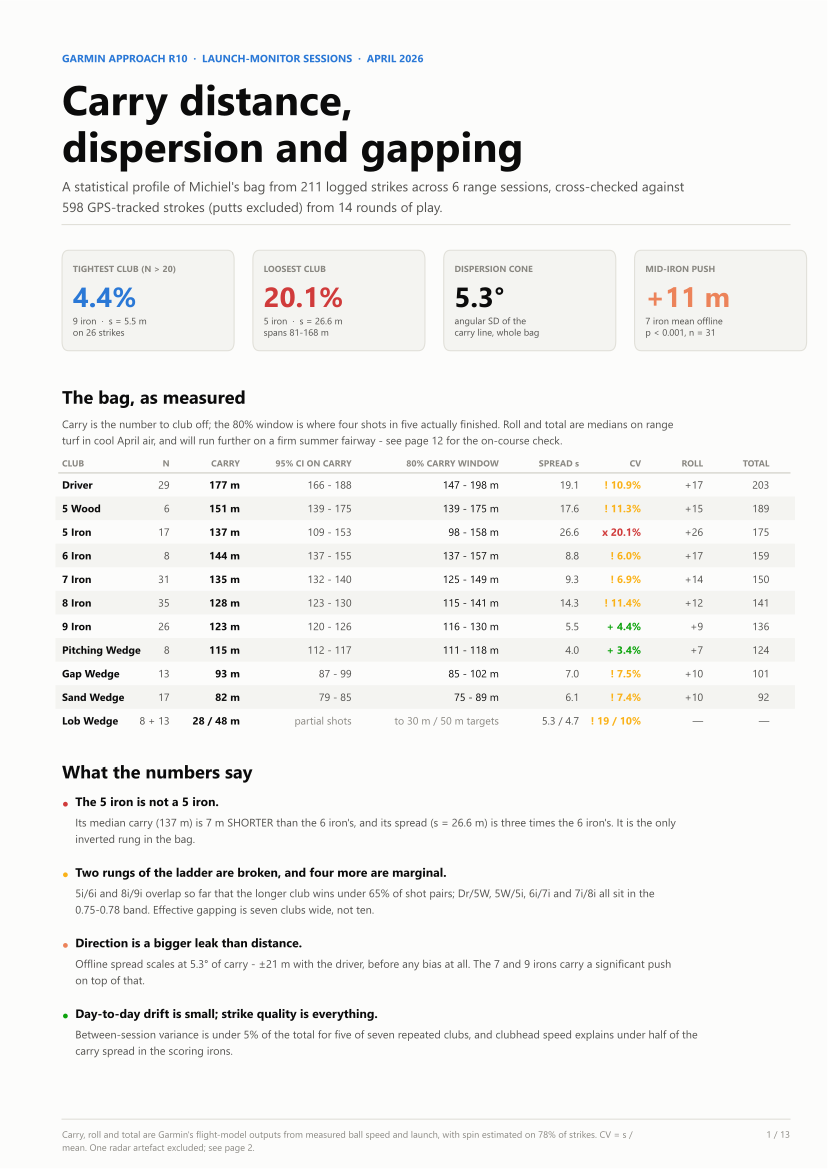

Source code (Python):
#!/usr/bin/env python3
"""
Distance and dispersion report - Garmin Approach R10 launch-monitor data.

Reads  : data.xlsx (sheet "Michiel"), shotscope/golf_shots.csv
Writes : distance_report.pdf

    python distance_report.py [--player Michiel] [--out distance_report.pdf]
"""
from __future__ import annotations

import argparse
import textwrap
import warnings

import numpy as np
import pandas as pd
import matplotlib as mpl
import matplotlib.pyplot as plt
from matplotlib.backends.backend_pdf import PdfPages
from matplotlib.lines import Line2D
from matplotlib.patches import Ellipse, FancyBboxPatch, Polygon, Rectangle
from matplotlib.ticker import MaxNLocator
from scipy import stats
import statsmodels.api as sm
import statsmodels.formula.api as smf
from sklearn.mixture import GaussianMixture

warnings.filterwarnings("ignore")

# ---------------------------------------------------------------- palette ---
# Light-surface instance of the reference data-viz palette. The categorical
# slots used here (blue / orange / aqua) validate on all pairs: worst CVD
# dE 9.2, worst normal-vision dE 24.0. Status colours below 3:1 against this
# surface always travel with a glyph and a word, never colour alone.
SURFACE, PLANE = "#fcfcfb", "#f4f4f1"
INK, INK2, MUTED = "#0b0b0b", "#52514e", "#898781"
GRID, AXIS = "#e1e0d9", "#c3c2b7"
S1, S2, S3 = "#2a78d6", "#eb6834", "#1baf7a"
BLUE_100, BLUE_250, BLUE_550 = "#cde2fb", "#86b6ef", "#1c5cab"
GOOD, WARNING, SERIOUS, CRITICAL = "#0ca30c", "#fab219", "#ec835a", "#d03b3b"

mpl.rcParams.update({
    "font.family": ["Segoe UI", "DejaVu Sans"],
    "font.size": 8.5,
    "axes.facecolor": SURFACE,
    "figure.facecolor": SURFACE,
    "savefig.facecolor": SURFACE,
    "axes.edgecolor": AXIS,
    "axes.labelcolor": INK2,
    "axes.labelsize": 7.6,
    "axes.linewidth": 0.7,
    "xtick.color": MUTED,
    "ytick.color": MUTED,
    "xtick.labelsize": 7.0,
    "ytick.labelsize": 7.0,
    "grid.color": GRID,
    "grid.linewidth": 0.6,
    "grid.linestyle": "-",
    "legend.frameon": False,
    "legend.fontsize": 7.2,
    "pdf.fonttype": 42,
})

A4 = (8.27, 11.69)
PW_PT, PH_PT = 8.27 * 72, 11.69 * 72
L, R = 0.075, 0.955
COL = R - L
RNG = np.random.default_rng(20260422)
BOOT = 20000

CLUB_ORDER = ["Driver", "5 Wood", "5 Iron", "6 Iron", "7 Iron", "8 Iron",
              "9 Iron", "Pitching Wedge", "Gap Wedge", "Sand Wedge"]
SHORT = {"Driver": "Dr", "5 Wood": "5W", "5 Iron": "5i", "6 Iron": "6i",
         "7 Iron": "7i", "8 Iron": "8i", "9 Iron": "9i",
         "Pitching Wedge": "PW", "Gap Wedge": "GW", "Sand Wedge": "SW",
         "Lob Wedge": "LW"}


# ================================================== typography & chrome ====
def _chars(size, frac):
    """Characters that fit in `frac` of the page width at `size` pt."""
    return max(8, int(frac * PW_PT / (0.495 * size)))


def wrap_lines(text, size, frac):
    n = _chars(size, frac)
    out = []
    for block in str(text).split("\n"):
        out.extend(textwrap.wrap(block, n) or [""])
    return out


def lead(size, ls=1.5):
    return size * ls / PH_PT


def para(fig, x, y, text, size=7.8, color=INK2, frac=COL, ls=1.5,
         weight="normal"):
    """Draw wrapped text from the top-left; return the y below the block."""
    lines = wrap_lines(text, size, frac)
    lh = lead(size, ls)
    for i, ln in enumerate(lines):
        fig.text(x, y - i * lh, ln, fontsize=size, color=color, va="top",
                 weight=weight)
    return y - len(lines) * lh


def heading(fig, x, y, text, size=11, color=INK):
    fig.text(x, y, text, fontsize=size, color=color, weight="bold", va="top")
    return y - lead(size, 1.9)


def rule(fig, y, x0=L, x1=R, color=GRID, lw=0.8):
    fig.add_artist(Line2D([x0, x1], [y, y], transform=fig.transFigure,
                          color=color, lw=lw, zorder=1))


def header(fig, kicker, title, sub=None):
    fig.text(L, 0.963, kicker.upper(), color=S1, fontsize=7.4, weight="bold")
    fig.text(L, 0.949, title, color=INK, fontsize=16.5, weight="bold", va="top")
    y = 0.920
    if sub:
        y = para(fig, L, y, sub, size=8.6, color=INK2, frac=COL, ls=1.45)
    rule(fig, y - 0.012)
    return y - 0.030


def footer(fig, n, total, note=""):
    rule(fig, 0.042)
    if note:
        para(fig, L, 0.032, note, size=6.7, color=MUTED, frac=0.80, ls=1.4)
    fig.text(R, 0.032, f"{n} / {total}", color=MUTED, fontsize=6.7,
             va="top", ha="right")


def style(ax, xgrid=False, ygrid=True):
    ax.set_facecolor(SURFACE)
    for s in ("top", "right"):
        ax.spines[s].set_visible(False)
    for s in ("left", "bottom"):
        ax.spines[s].set_color(AXIS)
    ax.grid(ygrid, axis="y", zorder=0)
    ax.grid(xgrid, axis="x", zorder=0)
    ax.set_axisbelow(True)
    ax.tick_params(length=2.5, width=0.6)
    return ax


def tile(fig, x, y, w, h, value, label, note=None, color=INK, vsize=20):
    fig.add_artist(FancyBboxPatch(
        (x, y), w, h, transform=fig.transFigure, zorder=0,
        boxstyle="round,pad=0,rounding_size=0.008", fc=PLANE, ec=GRID, lw=0.8))
    fig.text(x + 0.013, y + h - 0.013, label.upper(), fontsize=6.4,
             color=MUTED, weight="bold", va="top")
    fig.text(x + 0.013, y + h - 0.031, value, fontsize=vsize, color=color,
             weight="bold", va="top")
    if note:
        fig.text(x + 0.013, y + 0.011, note, fontsize=6.7, color=INK2,
                 va="bottom", linespacing=1.35)


def C(label, dx, align="l", w=None):
    return dict(label=label, dx=dx, al=align, w=w)


_HA = {"l": "left", "r": "right", "c": "center"}


def draw_table(fig, x, y, cols, rows, size=7.2, head=6.4, zebra=True,
               width=None, pad=0.0062, ls=1.38):
    """Flow-laid table. Cells are str or (str, colour, weight); a column with
    `w` set wraps to that fraction of page width and grows the row."""
    width = COL if width is None else width
    lh = lead(size, ls)
    for c in cols:
        fig.text(x + c["dx"], y, c["label"], fontsize=head, color=MUTED,
                 weight="bold", ha=_HA[c["al"]], va="baseline")
    rule(fig, y - 0.0055, x - 0.004, x + width, AXIS, 0.7)
    yy = y - 0.0055
    for i, row in enumerate(rows):
        prepared, nlines = [], 1
        for c, cell in zip(cols, row):
            txt, col, wt = (cell if isinstance(cell, tuple)
                            else (cell, INK if c["al"] == "l" else INK2, "normal"))
            lines = wrap_lines(txt, size, c["w"]) if c["w"] else [str(txt)]
            nlines = max(nlines, len(lines))
            prepared.append((c, lines, col, wt))
        rowh = nlines * lh + pad
        if zebra and i % 2 == 1:
            fig.add_artist(Rectangle((x - 0.008, yy - rowh), width + 0.014, rowh,
                                     transform=fig.transFigure, fc=PLANE,
                                     ec="none", zorder=0))
        base = yy - pad * 0.55 - lh * 0.72
        for c, lines, col, wt in prepared:
            for j, ln in enumerate(lines):
                fig.text(x + c["dx"], base - j * lh, ln, fontsize=size,
                         color=col, weight=wt, ha=_HA[c["al"]], va="baseline")
        yy -= rowh
    return yy - 0.004


def bullets(fig, x, y, items, hsize=8.7, bsize=7.8, frac=None, gap=0.012):
    """items: (headline, colour, body). Dot + bold headline + wrapped body."""
    frac = COL - 0.016 if frac is None else frac
    for headline, col, body in items:
        fig.text(x, y - 0.0018, "●", color=col, fontsize=8, va="top")
        fig.text(x + 0.016, y, headline, color=INK, fontsize=hsize,
                 weight="bold", va="top")
        y = para(fig, x + 0.016, y - lead(hsize, 1.75), body, size=bsize,
                 color=INK2, frac=frac) - gap
    return y


def numbered(fig, x, y, items, hsize=9.5, bsize=7.8, gap=0.014):
    """items: (n, headline, colour, body)."""
    for num, headline, col, body in items:
        fig.add_artist(FancyBboxPatch(
            (x, y - 0.0195), 0.020, 0.0195, transform=fig.transFigure, zorder=2,
            boxstyle="round,pad=0,rounding_size=0.004", fc=col, ec="none"))
        fig.text(x + 0.010, y - 0.0104, num, color="#ffffff", fontsize=8.2,
                 weight="bold", ha="center", va="center")
        fig.text(x + 0.030, y, headline, color=INK, fontsize=hsize,
                 weight="bold", va="top")
        y = para(fig, x + 0.030, y - lead(hsize, 1.7), body, size=bsize,
                 color=INK2, frac=COL - 0.030) - gap
    return y


# ================================================================= data ====
def load(player):
    raw = pd.read_excel("data.xlsx", player)
    raw["dt"] = pd.to_datetime(raw["Date"].str[:17], format="%m/%d/%y %H:%M:%S",
                               errors="coerce")
    raw["session"] = raw["dt"].dt.date
    artefact = raw[raw["Club Speed [km/h]"] >= 200]
    df = raw[raw["Club Speed [km/h]"] < 200].copy()
    df["intent"] = np.where(
        df["Club Type"] == "Lob Wedge",
        np.where(df["Note"].astype(str).str.contains("30"), "LW30", "LW50"),
        "full")
    return raw, df, df[df.intent == "full"].copy(), artefact


def hodges_lehmann(x):
    x = np.asarray(x, float)
    w = (x[:, None] + x[None, :]) / 2
    return float(np.median(w[np.triu_indices_from(w)]))


def tolerance_k(n, p=0.80, g=0.90):
    """Two-sided normal tolerance factor: content p at confidence g (Howe)."""
    z = stats.norm.ppf((1 + p) / 2)
    return float(np.sqrt(((n - 1) * (1 + 1 / n) * z ** 2)
                         / stats.chi2.ppf(1 - g, n - 1)))


def carry(full, c):
    return full.loc[full["Club Type"] == c, "Carry Distance [m]"].values


def lateral(full, c):
    return full.loc[full["Club Type"] == c, "Carry Deviation Distance [m]"].values


def club_table(full):
    rows = []
    for c in CLUB_ORDER:
        x, y = carry(full, c), lateral(full, c)
        n = len(x)
        bs = x[RNG.integers(0, n, (BOOT, n))]
        med_ci = np.percentile(np.median(bs, 1), [2.5, 97.5])
        sd_ci = np.percentile(bs.std(1, ddof=1), [2.5, 97.5])
        g = full[full["Club Type"] == c]
        cov = np.cov(np.vstack([y, x]))
        k = tolerance_k(n)
        rows.append(dict(
            club=c, n=n, avg=x.mean(), med=float(np.median(x)),
            hl=hodges_lehmann(x), tr10=stats.trim_mean(x, 0.1),
            sd=x.std(ddof=1),
            madsd=stats.median_abs_deviation(x, scale="normal"),
            iqr=float(np.subtract(*np.percentile(x, [75, 25]))),
            cv=100 * x.std(ddof=1) / x.mean(),
            skw=stats.skew(x, bias=False), krt=stats.kurtosis(x, bias=False),
            sw_p=stats.shapiro(x).pvalue,
            med_lo=med_ci[0], med_hi=med_ci[1],
            sd_lo=sd_ci[0], sd_hi=sd_ci[1],
            p05=np.percentile(x, 5), p10=np.percentile(x, 10),
            p25=np.percentile(x, 25), p75=np.percentile(x, 75),
            p90=np.percentile(x, 90), lo=x.min(), hi=x.max(), k=k,
            ti_lo=x.mean() - k * x.std(ddof=1),
            ti_hi=x.mean() + k * x.std(ddof=1),
            lat_mean=y.mean(), lat_sd=y.std(ddof=1), lat_med=float(np.median(y)),
            lat_p=stats.wilcoxon(y).pvalue if len(y) > 5 else np.nan,
            rho=float(np.corrcoef(y, x)[0, 1]),
            ell90=float(np.pi * 4.605 * np.sqrt(np.linalg.det(cov)) / 10000),
            ang_sd=g["Carry Deviation Angle [deg]"].std(ddof=1),
            roll=float((g["Total Distance [m]"] - g["Carry Distance [m]"]).median()),
            total=float(g["Total Distance [m]"].median()),
            sessions=g["session"].nunique()))
    return pd.DataFrame(rows).set_index("club").loc[CLUB_ORDER]


def gap_verdict(g):
    """One rule, used by the ladder chart and the ladder table alike."""
    if g.gap < 0:
        return CRITICAL, "x", "inverted - longer club is shorter"
    if g.pi < 0.70:
        return CRITICAL, "x", "not separated - one club of range"
    if g.pi < 0.80:
        return WARNING, "!", "marginal - shorter wins 1 in 4"
    if g.gap > 20:
        return WARNING, "!", "separated, but step is oversized"
    return GOOD, "+", "clean rung"


def gap_table(full):
    rows = []
    for a, b in zip(CLUB_ORDER[:-1], CLUB_ORDER[1:]):
        xa, xb = carry(full, a), carry(full, b)
        ba = xa[RNG.integers(0, len(xa), (BOOT, len(xa)))]
        bb = xb[RNG.integers(0, len(xb), (BOOT, len(xb)))]
        ci = np.percentile(np.median(ba, 1) - np.median(bb, 1), [2.5, 97.5])
        sp = np.sqrt(((len(xa) - 1) * xa.var(ddof=1)
                      + (len(xb) - 1) * xb.var(ddof=1))
                     / (len(xa) + len(xb) - 2))
        rows.append(dict(
            a=a, b=b, gap=float(np.median(xa) - np.median(xb)),
            lo=ci[0], hi=ci[1],
            pi=float((xa[:, None] > xb[None, :]).mean()),
            d=(xa.mean() - xb.mean()) / sp,
            p=stats.mannwhitneyu(xa, xb, alternative="two-sided").pvalue))
    return pd.DataFrame(rows)


def variance_components(full):
    out = {}
    for c in CLUB_ORDER:
        g = full[full["Club Type"] == c].rename(
            columns={"Carry Distance [m]": "carry"})
        ns = g["session"].nunique()
        if ns < 2:
            out[c] = (np.nan, g["carry"].std(ddof=1), np.nan, ns)
            continue
        try:
            m = smf.mixedlm("carry ~ 1", g, groups=g["session"]).fit(reml=True)
            vb, vw = max(float(m.cov_re.iloc[0, 0]), 0.0), float(m.scale)
            out[c] = (np.sqrt(vb), np.sqrt(vw), vb / (vb + vw), ns)
        except Exception:
            out[c] = (np.nan, g["carry"].std(ddof=1), np.nan, ns)
    return out


def strike_r2(full):
    out = {}
    for c in CLUB_ORDER:
        g = full[full["Club Type"] == c]
        if len(g) < 10:
            continue
        y = g["Carry Distance [m]"]
        out[c] = (
            sm.OLS(y, sm.add_constant(g[["Ball Speed [km/h]"]])).fit().rsquared,
            sm.OLS(y, sm.add_constant(g[["Ball Speed [km/h]",
                                         "Launch Angle [deg]",
                                         "Spin Rate [rpm]"]])).fit().rsquared)
    return out


def oncourse():
    d = pd.read_csv("shotscope/golf_shots.csv")
    d = d[(d.stroke_type == "Hit") & (d.club != "Putter")]
    rows = []
    for c, g in d.groupby("club"):
        x = g["distance_m"].values.reshape(-1, 1)
        if len(x) < 20:
            continue
        gm = GaussianMixture(2, random_state=0, n_init=10).fit(x)
        mu, w = gm.means_.ravel(), gm.weights_
        sd = np.sqrt(gm.covariances_.ravel())
        top = int(np.argmax(mu))
        rows.append(dict(club=c, n=len(x), mu_full=mu[top], sd_full=sd[top],
                         w_full=w[top], mu_part=mu[1 - top],
                         n_full=int((gm.predict(x) == top).sum())))
    return d, pd.DataFrame(rows).set_index("club")


def flagcv(cv):
    if cv <= 6:
        return "+", GOOD
    if cv <= 12:
        return "!", WARNING
    return "x", CRITICAL


# ================================================================ pages ====
TOTAL = 13


def p01_cover(fig, D):
    t, lw = D["t"], D["lw"]
    fig.text(L, 0.947,
             "GARMIN APPROACH R10  ·  LAUNCH-MONITOR SESSIONS  ·  APRIL 2026",
             color=S1, fontsize=7.6, weight="bold")
    fig.text(L, 0.928, "Carry distance,", color=INK, fontsize=30,
             weight="bold", va="top")
    fig.text(L, 0.888, "dispersion and gapping", color=INK, fontsize=30,
             weight="bold", va="top")
    para(fig, L, 0.845,
         f"A statistical profile of {D['player']}'s bag from {D['n_used']} logged "
         f"strikes across {len(D['sessions'])} range sessions, cross-checked "
         f"against {D['n_course']} GPS-tracked strokes (putts excluded) from "
         f"{D['n_rounds']} rounds of play.", size=9.6, color=INK2, ls=1.55)
    rule(fig, 0.808)

    w, h, gp = 0.208, 0.086, 0.0227
    y = 0.700
    nine, five = t.loc["9 Iron"], t.loc["5 Iron"]
    tile(fig, L, y, w, h, f"{nine.cv:.1f}%", "tightest club (n > 20)",
         f"9 iron  ·  s = {nine.sd:.1f} m\non {int(nine.n)} strikes", S1)
    tile(fig, L + w + gp, y, w, h, f"{five.cv:.1f}%", "loosest club",
         f"5 iron  ·  s = {five.sd:.1f} m\nspans {five.lo:.0f}-{five.hi:.0f} m",
         CRITICAL)
    tile(fig, L + 2 * (w + gp), y, w, h, f"{D['cone']:.1f}°", "dispersion cone",
         "angular SD of the\ncarry line, whole bag", INK)
    tile(fig, L + 3 * (w + gp), y, w, h, f"+{t.loc['7 Iron'].lat_mean:.0f} m",
         "mid-iron push", "7 iron mean offline\np < 0.001, n = 31", SERIOUS)

    y = heading(fig, L, 0.666, "The bag, as measured", 13)
    y = para(fig, L, y + 0.004,
             "Carry is the number to club off; the 80% window is where four shots in five actually finished. "
             "Roll and total are medians on range turf in cool April air, and will run further on a firm "
             "summer fairway - see page 12 for the on-course check.", size=7.8, frac=0.86)

    cols = [C("CLUB", 0.0), C("N", 0.130, "r"), C("CARRY", 0.215, "r"),
            C("95% CI ON CARRY", 0.350, "r"), C("80% CARRY WINDOW", 0.528, "r"),
            C("SPREAD s", 0.625, "r"), C("CV", 0.700, "r"),
            C("ROLL", 0.775, "r"), C("TOTAL", 0.855, "r")]
    rows = []
    for c in CLUB_ORDER:
        r = t.loc[c]
        mk, col = flagcv(r.cv)
        rows.append([(c, INK, "bold"), f"{int(r.n)}", (f"{r.med:.0f} m", INK, "bold"),
                     f"{r.med_lo:.0f} - {r.med_hi:.0f}",
                     (f"{r.p10:.0f} - {r.p90:.0f} m", INK, "normal"),
                     f"{r.sd:.1f}", (f"{mk} {r.cv:.1f}%", col, "bold"),
                     f"+{r.roll:.0f}", f"{r.total:.0f}"])
    rows.append([("Lob Wedge", INK, "bold"), f"{lw['n30']} + {lw['n50']}",
                 (f"{lw['m30']:.0f} / {lw['m50']:.0f} m", INK, "bold"),
                 ("partial shots", MUTED, "normal"),
                 ("to 30 m / 50 m targets", MUTED, "normal"),
                 f"{lw['s30']:.1f} / {lw['s50']:.1f}",
                 (f"! {lw['cv30']:.0f} / {lw['cv50']:.0f}%", WARNING, "bold"),
                 "—", "—"])
    y = draw_table(fig, L, y - 0.012, cols, rows, size=7.6, ls=1.55)

    y = heading(fig, L, y - 0.024, "What the numbers say", 13)
    bullets(fig, L, y + 0.002, [
        ("The 5 iron is not a 5 iron.", CRITICAL,
         f"Its median carry ({t.loc['5 Iron'].med:.0f} m) is "
         f"{t.loc['6 Iron'].med - t.loc['5 Iron'].med:.0f} m SHORTER than the 6 iron's, "
         f"and its spread (s = {t.loc['5 Iron'].sd:.1f} m) is three times the 6 iron's. "
         "It is the only inverted rung in the bag."),
        ("Two rungs of the ladder are broken, and four more are marginal.", WARNING,
         "5i/6i and 8i/9i overlap so far that the longer club wins under 65% of shot pairs; Dr/5W, 5W/5i, "
         "6i/7i and 7i/8i all sit in the 0.75-0.78 band. Effective gapping is seven clubs wide, not ten."),
        ("Direction is a bigger leak than distance.", SERIOUS,
         f"Offline spread scales at {D['cone']:.1f}° of carry - "
         f"±{t.loc['Driver'].lat_sd:.0f} m with the driver, before any bias at all. "
         "The 7 and 9 irons carry a significant push on top of that."),
        ("Day-to-day drift is small; strike quality is everything.", GOOD,
         "Between-session variance is under 5% of the total for five of seven repeated clubs, and clubhead "
         "speed explains under half of the carry spread in the scoring irons."),
    ], hsize=8.8, bsize=7.9, gap=0.014)

    footer(fig, 1, TOTAL,
           "Carry, roll and total are Garmin's flight-model outputs from measured ball speed and launch, with "
           "spin estimated on 78% of strikes. CV = s / mean. One radar artefact excluded; see page 2.")


def p02_method(fig, D):
    y = header(fig, "Page 2", "Data, exclusions and method",
               f"Every number in this report comes from {D['n_used']} usable strikes logged over six range "
               "sessions between 11 and 19 April 2026. This page states what was kept, what was dropped, and "
               "which estimator is used where - so any figure can be reproduced or contested.")

    y = heading(fig, L, y, "The sample", 11.5)
    cols = [C("SESSION", 0.0), C("SHOTS", 0.155, "r"), C("CLUBS", 0.225, "r"),
            C("AIR DENSITY", 0.345, "r"), C("TEMP", 0.415, "r"),
            C("RH", 0.465, "r"), C("SESSION NOTE", 0.505, "l", 0.375)]
    rows = []
    for s, g in D["df"].groupby("session"):
        rows.append([s.strftime("%a %d %b %Y"), f"{len(g)}",
                     f"{g['Club Type'].nunique()}",
                     f"{g['Air Density [g/L]'].mean():.3f} g/L",
                     f"{g['Temperature [deg C]'].mean():.1f} °C",
                     f"{g['Relative Humidity [%]'].mean():.0f}%",
                     (str(g["Note"].dropna().iloc[0]) if g["Note"].notna().any()
                      else "—")])
    y = draw_table(fig, L, y, cols, rows, size=7.3)

    a = D["artefact"]
    y = heading(fig, L, y - 0.016, "Exclusions and stratification", 11.5)
    y = bullets(fig, L, y + 0.002, [
        ("1 shot removed - radar artefact", CRITICAL,
         f"A “Sand Wedge” logged at {a['Club Speed [km/h]'].iloc[0]:.1f} km/h of club speed and "
         f"{a['Ball Speed [km/h]'].iloc[0]:.1f} km/h of ball speed, carrying "
         f"{a['Carry Distance [m]'].iloc[0]:.0f} m. That club speed is "
         f"{a['Club Speed [km/h]'].iloc[0] - D['max_cs']:.0f} km/h above the fastest driver swing in the "
         "file, so it is a sensor fault rather than a mishit. It is the only shot removed."),
        ("21 lob-wedge shots split out, not pooled", WARNING,
         "Both LW blocks were hit to a nominated target (“Goal: carry 30”, “Goal: carry 50”). "
         "They are two distance-control samples with different means by design; pooling them would "
         "manufacture a bimodal “distribution” that describes nothing. They are analysed on page 11 "
         "and excluded from the gapping ladder."),
        ("0 mishits removed - deliberately", GOOD,
         "The thinned 8 iron (63.9 m carry off a normal 167 km/h ball speed at a 4.3° launch), the "
         "chunked 5 iron (smash 1.00) and the skied driver (7 680 rpm) all stay in. They are strikes you will "
         "repeat on the course, and a yardage built on your good swings only is a yardage that is short when "
         "it matters. Where they distort a moment, the robust twin is reported beside it."),
    ], hsize=8.6, bsize=7.7, gap=0.008)

    y = heading(fig, L, y - 0.014, "Estimators used, and why", 11.5)
    cols = [C("QUANTITY", 0.0, "l", 0.155), C("ESTIMATOR", 0.175, "l", 0.305),
            C("RATIONALE", 0.500, "l", 0.380)]
    rows = [
        ["Typical carry", "Median; H-L and a 10% trimmed mean alongside",
         "Carry is left-skewed: a mishit loses 40 m, a flush one gains 8."],
        ["Spread", "SD and MAD-based SD (1.4826 × MAD)",
         "SD far above MAD-SD means the tail is wide, not the body."],
        ["Uncertainty", "Non-parametric bootstrap, 20 000 resamples",
         "No distributional assumption, and honest at n = 8."],
        ["Planning window", "Empirical p10-p90 and an 80/90 tolerance interval",
         "It covers 80% of future shots with 90% confidence."],
        ["Club separation", "P(A > B) over all shot pairs, plus Mann-Whitney U",
         "“How often does the longer club win” is the real question."],
        ["Two-way dispersion", "50% and 90% covariance ellipses (chi-square, 2 df)",
         "Carry and offline error are correlated in the wedges."],
        ["Day-to-day drift", "Random-intercept model on session (REML), with ICC",
         "Separates “the club changed” from “that swing was poor”."],
        ["On-course distance", "Two-component Gaussian mixture on GPS shot length",
         "Course data mixes full swings with layups and chips."],
    ]
    y = draw_table(fig, L, y, cols, rows, size=7.4)

    y = heading(fig, L, y - 0.016,
                "Three caveats worth carrying through the report", 11.5)
    y = para(fig, L, y + 0.002,
             "•  Carry is modelled, not measured.  The R10 measures ball speed and launch, then flies the "
             "ball through a model. Spin was estimated rather than measured on 165 of 211 strikes, so part of "
             "the carry spread here is the model's sensitivity to that estimate rather than ball flight. "
             "Treat it as an upper bound on true dispersion.", size=7.7)
    y = para(fig, L, y - 0.007,
             "•  n is small for half the bag.  Five clubs have fewer than 18 strikes. A spread estimated "
             "from 8 shots has a 95% interval running from 0.66× to 2.04× the number you computed - a "
             "threefold range. Page 5 shows which conclusions survive that and which do not.", size=7.7)
    para(fig, L, y - 0.007,
         "•  Range air was cool and dense.  Session air density ran 1.19-1.23 g/L at 13-21 °C. Warm "
         "summer air is nearer 1.16 g/L, worth roughly +2% of carry - part of the on-course gap on page 12, "
         "and not separable there from turf roll.", size=7.7)

    footer(fig, 2, TOTAL,
           "Source: data.xlsx, sheet “Michiel”, rows 1-212, and shotscope/golf_shots.csv. "
           "Analysis: distance_report.py.")


def p03_distributions(fig, D):
    t, full = D["t"], D["full"]
    header(fig, "Page 3", "Where every shot finished",
           "One row per club, ordered by median carry. The heavy bar is the interquartile range, the thin "
           "whisker the 10th to 90th percentile, and every logged strike is drawn behind it. The width of a "
           "row is the club's honest yardage - not the number stamped on its sole.")

    ax = fig.add_axes([0.145, 0.352, R - 0.145, 0.512])
    style(ax, xgrid=True, ygrid=False)
    order = t.sort_values("med").index.tolist()
    for i, c in enumerate(order):
        r = t.loc[c]
        x = carry(full, c)
        ax.scatter(x, i + RNG.normal(0, 0.085, len(x)), s=9, color=S1,
                   alpha=0.30, lw=0, zorder=3)
        ax.plot([r.p10, r.p90], [i, i], color=BLUE_550, lw=1.4, zorder=4,
                solid_capstyle="butt")
        ax.plot([r.p25, r.p75], [i, i], color=BLUE_550, lw=6.5, zorder=5,
                solid_capstyle="butt")
        ax.scatter([r.med], [i], s=46, color=SURFACE, zorder=6, lw=0)
        ax.scatter([r.med], [i], s=22, color=INK, zorder=7, lw=0)
        ax.text(r.p90 + 3, i, f"{r.med:.0f} m", fontsize=7.6, color=INK,
                weight="bold", va="center")
        ax.text(229, i, f"n = {int(r.n)}", fontsize=6.9, color=MUTED,
                va="center", ha="right")
    ax.set_yticks(range(len(order)))
    ax.set_yticklabels(order, fontsize=8.2, color=INK)
    ax.set_xlabel("Carry distance (m)")
    ax.set_xlim(55, 231)
    ax.set_ylim(-0.75, len(order) - 0.25)

    y = heading(fig, L, 0.312, "Reading the rows", 11.5)
    bullets(fig, L, y + 0.002, [
        ("The 5 iron row is four times as wide as the 6 iron row, and sits to the left of it.", CRITICAL,
         "Two clusters are visible inside it - the 11 April session (median 109 m) and the 16 April session "
         "(median 148 m). Page 10 tests whether that is a day effect or a strike effect."),
        ("The 8 iron's left whisker reaches 63.9 m while its box is only 11 m wide.", WARNING,
         "That single thinned strike doubles the club's SD. It is why this report carries a robust spread "
         "beside the classical one everywhere, rather than choosing between them."),
        ("The 9 iron and pitching wedge rows are narrower than the gaps around them.", GOOD,
         "Those two clubs are trustworthy to the metre. Nothing else in the bag is, and much of what follows "
         "is an account of why."),
        ("Wherever two boxes share ground on the x axis, the clubs are interchangeable.", SERIOUS,
         "Between the 5 and 6 irons, and between the 8 and 9 irons, the overlap is most of the box. That is "
         "the gapping problem, quantified on page 7."),
    ], hsize=8.4, bsize=7.8, gap=0.011)

    footer(fig, 3, TOTAL,
           "Lob wedge omitted: both its blocks were partial shots to a nominated target, and appear on page 11 "
           "instead. Vertical jitter is cosmetic and carries no information.")


def p04_shape(fig, D):
    t, full = D["t"], D["full"]
    nfail = int((t.sw_p < 0.05).sum())
    word = {1: "One", 2: "Two", 3: "Three"}.get(nfail, str(nfail))
    y = header(fig, "Page 4", "The shape of each distribution",
               f"Whether a club's carry is normal decides which interval you may quote. {word} of the ten "
               "clubs fails the test, and it fails through the left tail - which is exactly the tail that "
               "matters when the question is whether a shot will carry.")

    cols = [C("CLUB", 0.0), C("N", 0.125, "r"), C("MEAN", 0.185, "r"),
            C("MEDIAN", 0.25, "r"), C("H-L", 0.31, "r"), C("TRIM 10%", 0.38, "r"),
            C("s", 0.435, "r"), C("MAD-s", 0.50, "r"), C("s / MAD-s", 0.585, "r"),
            C("SKEW", 0.65, "r"), C("EX. KURT", 0.725, "r"),
            C("SHAPIRO-WILK p", 0.825, "r"), C("NORMAL?", 0.822, "l")]
    rows = []
    for c in CLUB_ORDER:
        r = t.loc[c]
        ratio = r.sd / r.madsd
        ok = r.sw_p >= 0.05
        rows.append([
            (c, INK, "bold"), f"{int(r.n)}", f"{r.avg:.1f}",
            (f"{r.med:.1f}", INK, "bold"), f"{r.hl:.1f}", f"{r.tr10:.1f}",
            f"{r.sd:.1f}", f"{r.madsd:.1f}",
            (f"{ratio:.2f}", CRITICAL if ratio > 1.25 else INK2,
             "bold" if ratio > 1.25 else "normal"),
            (f"{r.skw:+.2f}", CRITICAL if abs(r.skw) > 1 else INK2, "normal"),
            (f"{r.krt:+.2f}", CRITICAL if r.krt > 2 else INK2, "normal"),
            f"{r.sw_p:.4f}" if r.sw_p >= 0.0001 else "<0.0001",
            (("+  yes" if ok else "x  no"), GOOD if ok else CRITICAL, "bold")])
    y = draw_table(fig, L, y, cols, rows, size=7.3)

    y = heading(fig, L, y - 0.024, "Normal quantile plots", 11)
    para(fig, L, y + 0.002,
         "Clubs with at least 13 strikes. Points on the line are normal; a hook down at the left is a mishit "
         "tail.", size=7.6)

    panels = [c for c in CLUB_ORDER if t.loc[c].n >= 13]
    pw, ph, gx, gy = 0.1983, 0.113, 0.0293, 0.050
    y0 = y - 0.032 - ph
    for i, c in enumerate(panels[:8]):
        rr, cc = divmod(i, 4)
        ax = fig.add_axes([L + cc * (pw + gx), y0 - rr * (ph + gy), pw, ph])
        style(ax)
        x = carry(full, c)
        (osm, osr), (slope, inter, _) = stats.probplot(x, dist="norm")
        ax.plot(osm, slope * osm + inter, color=AXIS, lw=1.0, zorder=2)
        ax.scatter(osm, osr, s=10, color=S1, lw=0, alpha=0.85, zorder=3)
        p = t.loc[c].sw_p
        ax.set_title(f"{c}   n = {len(x)}", fontsize=7.8, color=INK,
                     weight="bold", loc="left", pad=3)
        ax.text(0.97, 0.06, f"W p = {p:.3f}" if p >= 0.001 else "W p < 0.001",
                transform=ax.transAxes, ha="right", fontsize=6.6,
                color=CRITICAL if p < 0.05 else MUTED, weight="bold")
        if rr == 1:
            ax.set_xlabel("theoretical quantile", fontsize=6.6, labelpad=1)
        if cc == 0:
            ax.set_ylabel("carry (m)", fontsize=6.6, labelpad=1)

    y = heading(fig, L, y0 - (ph + gy) - 0.030, "What the departures mean", 11)
    y = para(fig, L, y + 0.002,
             "The 8 iron fails hardest, and it fails on one shot: skew −2.22 with excess kurtosis +9.62 "
             "is the signature of a single extreme point, not of a wide body. Its s/MAD-s ratio of 1.30 says "
             "the same thing from the other side - drop the tail and it is a ±11 m club, keep it and it "
             "is a ±14 m club. Both are true and they answer different questions: use the robust number "
             "to judge your striking, the classical one to decide whether to take on a carry.", size=7.8)
    para(fig, L, y - 0.008,
         "The driver's mild left skew (−0.53) is the ordinary shape of a full-swing distribution and does "
         "not fail the test. The 5 iron's flat kurtosis (−1.04) is not a heavy tail either - it is the "
         "signature of two sessions sitting at different means, which page 10 confirms.", size=7.8)

    footer(fig, 4, TOTAL,
           "Shapiro-Wilk at α = 0.05 with no multiplicity correction; across ten tests, expect roughly "
           "one false rejection every two reports of this size. H-L is the Hodges-Lehmann pseudomedian.")


def p05_uncertainty(fig, D):
    t = D["t"]
    y = header(fig, "Page 5", "How much of this is real",
               "Every number on page 3 is an estimate from a handful of swings. These are their 95% bootstrap "
               "intervals. Where an interval is wide, the club has not been measured - it has been glimpsed.")

    order = t.sort_values("med").index.tolist()
    ax = fig.add_axes([L + 0.030, y - 0.278, 0.375, 0.250])
    style(ax, xgrid=True, ygrid=False)
    for i, c in enumerate(order):
        r = t.loc[c]
        ax.plot([r.med_lo, r.med_hi], [i, i], color=S1, lw=1.6, zorder=3,
                solid_capstyle="round")
        ax.scatter([r.med], [i], s=34, color=SURFACE, lw=0, zorder=4)
        ax.scatter([r.med], [i], s=17, color=BLUE_550, lw=0, zorder=5)
    ax.set_yticks(range(len(order)))
    ax.set_yticklabels([SHORT[c] for c in order], fontsize=7.6, color=INK)
    ax.set_xlabel("Median carry, 95% bootstrap CI (m)")
    ax.set_title("Where the club's centre is", fontsize=9.5, color=INK,
                 weight="bold", loc="left", pad=6)
    ax.set_ylim(-0.7, len(order) - 0.3)

    ax2 = fig.add_axes([L + 0.505, y - 0.278, 0.375, 0.250])
    style(ax2, xgrid=True, ygrid=False)
    for i, c in enumerate(order):
        r = t.loc[c]
        ax2.plot([r.sd_lo, r.sd_hi], [i, i], color=S2, lw=1.6, zorder=3,
                 solid_capstyle="round")
        ax2.scatter([r.sd], [i], s=34, color=SURFACE, lw=0, zorder=4)
        ax2.scatter([r.sd], [i], s=17, color=S2, lw=0, zorder=5)
        ax2.text(r.sd_hi + 0.9, i, f"{r.sd:.1f}", fontsize=6.8, color=INK2,
                 va="center")
    ax2.set_yticks(range(len(order)))
    ax2.set_yticklabels([SHORT[c] for c in order], fontsize=7.6, color=INK)
    ax2.set_xlabel("Carry SD, 95% bootstrap CI (m)")
    ax2.set_title("How wide the club is", fontsize=9.5, color=INK,
                  weight="bold", loc="left", pad=6)
    ax2.set_ylim(-0.7, len(order) - 0.3)
    ax2.set_xlim(0, 37)

    y = heading(fig, L, y - 0.322,
                "The centre is well pinned; the spread is not", 11)
    y = para(fig, L, y + 0.002,
             "Median carry is known to within ±3 m on the well-sampled clubs (7i, 9i, PW) and to "
             "±20 m on the 5 iron. But the SD intervals on the right overlap almost universally: on this "
             "data you cannot claim the 6 iron is a tighter club than the 8 iron, only that the 5 iron is "
             "looser than everything. Spread needs far more shots than centre does - the table below is why.",
             size=7.8)

    y = heading(fig, L, y - 0.020, "What a sample of n buys you", 11)
    cols = [C("SHOTS n", 0.0), C("CLUBS AT THIS n", 0.145),
            C("95% CI FOR σ, AS A MULTIPLE OF THE OBSERVED s", 0.555, "r"),
            C("WIDTH", 0.615, "r"), C("VERDICT", 0.645)]
    rows = []
    for n in (6, 8, 13, 17, 26, 31, 35, 50, 75, 100):
        lo = np.sqrt((n - 1) / stats.chi2.ppf(0.975, n - 1))
        hi = np.sqrt((n - 1) / stats.chi2.ppf(0.025, n - 1))
        clubs = ", ".join(SHORT[c] for c in CLUB_ORDER if int(t.loc[c].n) == n)
        ratio = hi / lo
        if ratio > 2.5:
            v, col, mk = "spread essentially unmeasured", CRITICAL, "x"
        elif ratio > 1.9:
            v, col, mk = "spread indicative only", CRITICAL, "x"
        elif ratio > 1.55:
            v, col, mk = "spread usable for ranking clubs", WARNING, "!"
        else:
            v, col, mk = "spread usable as a planning number", GOOD, "+"
        rows.append([(f"n = {n}", INK, "bold"),
                     (clubs if clubs else "—", INK2, "normal"),
                     f"{lo:.2f}×  to  {hi:.2f}×", f"{ratio:.1f}×",
                     (f"{mk}  {v}", col, "bold")])
    y = draw_table(fig, L, y, cols, rows, size=7.4)

    y = heading(fig, L, y - 0.024, "The practical consequence", 11)
    para(fig, L, y + 0.002,
         "To state a club's dispersion to within ±20% - tight enough to track whether practice is working "
         "- you need roughly 50 strikes of that club, gathered across at least three sessions so the day "
         "effect sits inside the estimate rather than confounded with it. Only the 8 iron (35) and 7 iron (31) "
         "come close. A hundred-ball session spread over ten clubs measures nothing about any of them; the "
         "same hundred balls over two clubs measures both properly. If you take one number from this page: "
         "rotate a two-club block rather than a ten-club buffet, and five sessions will give you publishable "
         "dispersion on the whole bag.", size=7.8)

    footer(fig, 5, TOTAL,
           "The two panels are different quantities on different scales and are deliberately drawn as two "
           "charts rather than one with two axes. The CI for σ assumes normality; on the club that fails "
           "page 4's test the true interval is wider still.")


def p06_intervals(fig, D):
    t = D["t"]
    y = header(fig, "Page 6", "The number to club off",
               "A median is what a club does on average; it is not what to aim with. These are prediction "
               "windows - the observed middle 80% of shots, and the interval that covers 80% of future shots "
               "with 90% confidence given how little data stands behind it.")

    order = t.sort_values("med").index.tolist()
    ax = fig.add_axes([0.145, y - 0.340, R - 0.145, 0.296])
    style(ax, xgrid=True, ygrid=False)
    for i, c in enumerate(order):
        r = t.loc[c]
        ax.plot([r.ti_lo, r.ti_hi], [i + 0.18, i + 0.18], color=S2, lw=3.4,
                solid_capstyle="butt", zorder=3)
        ax.plot([r.p10, r.p90], [i - 0.18, i - 0.18], color=S1, lw=3.4,
                solid_capstyle="butt", zorder=3)
        ax.scatter([r.med], [i], s=30, color=SURFACE, lw=0, zorder=5)
        ax.scatter([r.med], [i], s=15, color=INK, lw=0, zorder=6)
        ax.text(247, i, f"{r.ti_hi - r.ti_lo:.0f} m wide", fontsize=6.9,
                color=INK2, va="center", ha="right")
    ax.set_yticks(range(len(order)))
    ax.set_yticklabels(order, fontsize=8, color=INK)
    ax.set_xlabel("Carry distance (m)")
    ax.set_xlim(60, 248)
    ax.set_ylim(-0.8, len(order) - 0.2)
    ax.legend(handles=[
        Line2D([], [], color=S1, lw=3.4, label="Observed middle 80% (p10-p90)"),
        Line2D([], [], color=S2, lw=3.4,
               label="80/90 tolerance interval - covers 80% of future shots"),
        Line2D([], [], color=INK, lw=0, marker="o", ms=4, label="Median")],
        loc="lower left", bbox_to_anchor=(0.0, 1.005), ncol=3, handlelength=1.6,
        borderpad=0.1)

    y = heading(fig, L, y - 0.374,
                "The two intervals disagree, and the gap is the sample size", 11)
    y = para(fig, L, y + 0.002,
             "For the 7 iron (n = 31) the tolerance interval is 29 m wide against an observed 24 m - a modest "
             "premium for uncertainty. For the 5 wood (n = 6) it is 86 m wide against an observed 35 m. That "
             "is not a wild club; it is a club about which almost nothing is known. Quote the blue bar when "
             "describing what has happened, and the orange bar when committing to a carry over trouble.",
             size=7.8)

    y = heading(fig, L, y - 0.020, "Carry-over-hazard numbers", 11)
    y = para(fig, L, y + 0.002,
             "The 10th percentile is the honest answer to “will it clear?” - it fails one shot in ten; "
             "the 5th is the number for water.", size=7.6)
    cols = [C("CLUB", 0.0), C("N", 0.115, "r"), C("MEDIAN CARRY", 0.215, "r"),
            C("p25", 0.285, "r"), C("p10 · CLEARS 9 IN 10", 0.415, "r"),
            C("p05 · CLEARS 19 IN 20", 0.565, "r"),
            C("SHORTEST LOGGED", 0.675, "r"), C("TOLERANCE FLOOR", 0.785, "r"),
            C("SAFETY MARGIN", 0.798, "l")]
    rows = []
    for c in CLUB_ORDER:
        r = t.loc[c]
        loss = r.med - r.p10
        mk, col = (("+", GOOD) if loss <= 10 else
                   ("!", WARNING) if loss <= 18 else ("x", CRITICAL))
        rows.append([(c, INK, "bold"), f"{int(r.n)}", (f"{r.med:.0f} m", INK, "bold"),
                     f"{r.p25:.0f}", (f"{r.p10:.0f} m", INK, "bold"),
                     f"{r.p05:.0f} m", f"{r.lo:.0f} m", f"{r.ti_lo:.0f} m",
                     (f"{mk}  −{loss:.0f} m", col, "bold")])
    y = draw_table(fig, L, y - 0.008, cols, rows, size=7.4)

    y = heading(fig, L, y - 0.024,
                "Read the last column as your safety margin", 11)
    para(fig, L, y + 0.002,
         "It is the drop from median carry to the one-in-ten short shot. The pitching wedge gives up 4 m and "
         "the 9 iron 7 m: with those two you can attack a front pin. The 5 iron gives up 39 m and the driver "
         "30 m - with those, the pin is irrelevant and the front edge is the target. Note that the margin is "
         "not proportional to distance: the 8 iron surrenders 13 m and the 6 iron 7 m, though they carry "
         "within 16 m of each other. That asymmetry is a striking problem, not a yardage one.", size=7.8)

    footer(fig, 6, TOTAL,
           "Tolerance factor k by Howe's approximation, two-sided, p = 0.80 content at γ = 0.90 "
           "confidence. It assumes normality, so it is optimistic for the 8 iron, which fails page 4's test, "
           "and the empirical percentiles should be preferred there.")


def p07_gapping(fig, D):
    t, gaps = D["t"], D["gaps"]
    y = header(fig, "Page 7", "Gapping: does the ladder have rungs?",
               "A gap is only real if the longer club reliably out-carries the shorter one. P(longer wins) "
               "counts that over every shot pair: at 0.50 the two clubs are interchangeable, and below about "
               "0.75 you cannot tell them apart on the course.")

    ax = fig.add_axes([L + 0.030, y - 0.298, R - L - 0.030, 0.260])
    style(ax, xgrid=True, ygrid=False)
    ys = list(range(len(CLUB_ORDER)))[::-1]
    for i, c in zip(ys, CLUB_ORDER):
        r = t.loc[c]
        ax.plot([r.p10, r.p90], [i, i], color=BLUE_250, lw=2.0,
                solid_capstyle="butt", zorder=3)
        ax.plot([r.p25, r.p75], [i, i], color=S1, lw=7.0,
                solid_capstyle="butt", zorder=4)
        ax.scatter([r.med], [i], s=40, color=SURFACE, lw=0, zorder=5)
        ax.scatter([r.med], [i], s=19, color=INK, lw=0, zorder=6)
    for _, g in gaps.iterrows():
        ia, ib = ys[CLUB_ORDER.index(g.a)], ys[CLUB_ORDER.index(g.b)]
        col, mk, _ = gap_verdict(g)
        ax.annotate("", xy=(t.loc[g.a].med, ia), xytext=(t.loc[g.b].med, ib),
                    arrowprops=dict(arrowstyle="-", color=col, lw=1.0,
                                    shrinkA=7, shrinkB=7), zorder=2)
        ax.text((t.loc[g.a].med + t.loc[g.b].med) / 2, (ia + ib) / 2,
                f"{mk} {g.gap:+.0f} m", fontsize=6.9, color=col, weight="bold",
                ha="center", va="center",
                bbox=dict(fc=SURFACE, ec="none", pad=1.2))
    ax.set_yticks(ys)
    ax.set_yticklabels([SHORT[c] for c in CLUB_ORDER], fontsize=8, color=INK,
                       weight="bold")
    ax.set_xlabel("Carry distance (m)")
    ax.set_xlim(55, 215)
    ax.set_ylim(-0.7, len(CLUB_ORDER) - 0.3)
    ax.set_title("Clubs in loft order, top to bottom. Heavy bar = IQR, thin bar = p10-p90.",
                 fontsize=7.3, color=MUTED, loc="left", pad=5)

    cols = [C("STEP", 0.0), C("GAP IN MEDIAN CARRY", 0.195, "r"),
            C("95% CI ON THE GAP", 0.325, "r"), C("P(LONGER WINS)", 0.425, "r"),
            C("COHEN d", 0.505, "r"), C("MANN-WHITNEY p", 0.630, "r"),
            C("VERDICT", 0.655, "l", 0.225)]
    rows = []
    for _, g in gaps.iterrows():
        col, mk, v = gap_verdict(g)
        rows.append([(f"{SHORT[g.a]} → {SHORT[g.b]}", INK, "bold"),
                     (f"{g.gap:+.1f} m", INK, "bold"),
                     f"{g.lo:+.0f} to {g.hi:+.0f}", (f"{g.pi:.2f}", col, "bold"),
                     f"{g.d:+.2f}",
                     f"{g.p:.4f}" if g.p >= 0.0001 else "<0.0001",
                     (f"{mk}  {v}", col, "bold")])
    y = draw_table(fig, L, y - 0.340, cols, rows, size=7.4)

    y = heading(fig, L, y - 0.024, "Three findings, in order of cost", 11.5)
    bullets(fig, L, y + 0.002, [
        ("The 5 iron / 6 iron rung is inverted", CRITICAL,
         f"The 5 iron's median carry is {abs(gaps.iloc[2].gap):.1f} m short of the 6 iron's and it wins only "
         f"{gaps.iloc[2].pi * 100:.0f}% of pairs. The 95% CI on the gap runs from {gaps.iloc[2].lo:+.0f} to "
         f"{gaps.iloc[2].hi:+.0f} m, so the direction is not established - but nothing in the data supports "
         "the 5 iron being the longer club. Either the shaft or the lie is wrong for you, or the club is long "
         "enough that you are steering it. On this evidence it adds no reachable distance."),
        ("The 8 iron / 9 iron rung barely exists", WARNING,
         "4.9 m apart, P(win) = 0.62, d = 0.23, and Mann-Whitney does not reject at p = 0.12. Two clubs are "
         "covering one club's worth of ground. On a 130 m approach the choice between them is a coin flip "
         "dressed as a decision - which is a strong argument for taking the 9 iron every time and removing "
         "the deliberation entirely."),
        ("Everything from the 9 iron down is clean, and the PW/GW step is too big", GOOD,
         "9i→PW (P = 0.89), PW→GW (P = 1.00, d = 3.61) and GW→SW (P = 0.87) all separate "
         "properly. But the PW→GW step is 22 m against a bag average of 11 m: there is a hole between 93 "
         "and 115 m, exactly where a scoring approach lives. A 50° wedge, or a rehearsed three-quarter "
         "pitching wedge, fills it."),
    ], hsize=8.7, bsize=7.7, gap=0.011)

    footer(fig, 7, TOTAL,
           "P(longer wins) is the probabilistic index P(A > B) estimated over all n_A × n_B shot pairs; "
           "it is Mann-Whitney U rescaled and needs no distributional assumption. Cohen d uses the pooled SD "
           "and is reported for comparability only. The colour rule is identical in the chart and the table.")


def p08_ellipses(fig, D):
    t, full = D["t"], D["full"]
    y = header(fig, "Page 8", "Two-dimensional dispersion",
               "Distance error and direction error are not independent, so they are drawn together: looking "
               "down the target line, offline across and carry up. The ellipses hold 50% and 90% of the "
               "fitted bivariate normal; the dashed centre line is the target.")

    panels = [c for c in CLUB_ORDER if t.loc[c].n >= 8]
    pw, ph, gx, gy = 0.268, 0.095, 0.038, 0.044
    y0 = y - 0.018 - ph
    for i, c in enumerate(panels[:9]):
        rr, cc = divmod(i, 3)
        ax = fig.add_axes([L + cc * (pw + gx), y0 - rr * (ph + gy), pw, ph])
        style(ax)
        g = full[full["Club Type"] == c]
        X = g["Carry Deviation Distance [m]"].values
        Y = g["Carry Distance [m]"].values
        mu = np.array([X.mean(), Y.mean()])
        cov = np.cov(np.vstack([X, Y]))
        ev, evec = np.linalg.eigh(cov)
        ang = np.degrees(np.arctan2(evec[1, -1], evec[0, -1]))
        for q, fc, ec, lwd in ((0.50, S1, "none", 0), (0.90, "none", S1, 1.1)):
            s = np.sqrt(stats.chi2.ppf(q, 2))
            ax.add_patch(Ellipse(mu, 2 * s * np.sqrt(ev[-1]),
                                 2 * s * np.sqrt(ev[0]), angle=ang, fc=fc,
                                 alpha=0.16 if fc != "none" else 1.0,
                                 ec=ec, lw=lwd, zorder=2))
        ax.axvline(0, color=AXIS, lw=0.8, ls=(0, (4, 3)), zorder=1)
        ax.scatter(X, Y, s=9, color=BLUE_550, lw=0, alpha=0.7, zorder=3)
        ax.scatter([mu[0]], [mu[1]], marker="+", s=40, color=INK, lw=1.2, zorder=4)
        span = max(30, np.abs(X).max() * 1.12)
        ax.set_xlim(-span, span)
        ax.set_ylim(Y.mean() - 3.2 * Y.std(ddof=1) - 4,
                    Y.mean() + 3.2 * Y.std(ddof=1) + 4)
        ax.set_title(f"{c}   n = {len(g)}", fontsize=7.8, color=INK,
                     weight="bold", loc="left", pad=3)
        if rr == 2:
            ax.set_xlabel("offline (m):  left ←   → right", fontsize=6.6,
                          labelpad=1)
        if cc == 0:
            ax.set_ylabel("carry (m)", fontsize=6.6, labelpad=1)

    y = heading(fig, L, y0 - 2 * (ph + gy) - 0.032, "Directional bias, tested", 11)
    cols = [C("CLUB", 0.0), C("N", 0.140, "r"), C("MEAN OFFLINE", 0.245, "r"),
            C("MEDIAN", 0.340, "r"), C("SD", 0.412, "r"),
            C("ANGULAR SD", 0.485, "r"), C("CARRY / OFFLINE r", 0.600, "r"),
            C("90% AREA", 0.665, "r"), C("WILCOXON", 0.732, "r"),
            C("BIAS", 0.752, "l", 0.128)]
    rows = []
    for c in CLUB_ORDER:
        r = t.loc[c]
        if r.lat_p >= 0.05:
            v, col, mk = "centred", GOOD, "+"
        elif abs(r.lat_mean) > 8:
            v, col, mk = f"pushed {abs(r.lat_mean):.0f} m right", CRITICAL, "x"
        else:
            v, col, mk = (f"{abs(r.lat_mean):.0f} m "
                          f"{'right' if r.lat_mean > 0 else 'left'}", WARNING, "!")
        rows.append([(c, INK, "bold"), f"{int(r.n)}",
                     (f"{r.lat_mean:+.1f} m", INK, "bold"), f"{r.lat_med:+.1f} m",
                     f"{r.lat_sd:.1f} m", f"{r.ang_sd:.1f}°",
                     (f"{r.rho:+.2f}", CRITICAL if abs(r.rho) > 0.5 else INK2,
                      "bold" if abs(r.rho) > 0.5 else "normal"),
                     f"{r.ell90:.2f} ha",
                     f"{r.lat_p:.4f}" if r.lat_p >= 0.0001 else "<0.0001",
                     (f"{mk}  {v}", col, "bold")])
    y = draw_table(fig, L, y, cols, rows, size=7.3)

    y = heading(fig, L, y - 0.018,
                "Two things the ellipses show that the SDs hide", 11)
    bullets(fig, L, y + 0.002, [
        ("The wedges tilt.", CRITICAL,
         "Gap wedge r = −0.71 and pitching wedge r = −0.54 between offline and carry. Your wedge "
         "miss is a single fault, not two - the ball starts right and comes up short together, which is the "
         "signature of a face open to the path with the low point behind the ball. One correction fixes both "
         "axes; treating distance control and direction as separate practice tasks wastes half the work."),
        ("Bias and spread are different problems with different fixes.", SERIOUS,
         "The 7 iron has the tightest offline SD in the bag (7.2 m) and the largest push (+10.8 m): its "
         "ellipse is small and sitting in the wrong place, which is an aim or face-angle problem correctable "
         "in one session. The driver is the reverse - mean offline +0.8 m, SD 20.6 m. Perfectly aimed, and "
         "41 m wide at two sigma."),
    ], hsize=8.6, bsize=7.7, gap=0.010)

    footer(fig, 8, TOTAL,
           "5 wood omitted from the panels (n = 6). Offline is Garmin's carry deviation distance, positive to "
           "the right. The 90% area is the ellipse's footprint on the ground in hectares - the smallest green "
           "the club could hold nine times in ten, if aimed at its own centre.")


def p09_scaling(fig, D):
    t, fit = D["t"], D["scaling"]
    y = header(fig, "Page 9", "Does the miss scale with the club?",
               "If direction error were a constant angle, offline spread would rise in proportion to carry "
               "and the whole bag would sit on one line through the origin. It nearly does - which means "
               "dispersion is one property of your swing rather than ten properties of ten clubs.")

    ax = fig.add_axes([L + 0.030, y - 0.285, 0.385, 0.258])
    style(ax)
    xs = np.linspace(70, 196, 100)
    ax.plot(xs, fit["b0"] + fit["b1"] * xs, color=AXIS, lw=1.2, zorder=2)
    ax.plot(xs, fit["origin"] * xs, color=S2, lw=1.2, zorder=2)
    for c in CLUB_ORDER:
        r = t.loc[c]
        ax.scatter([r.med], [r.lat_sd], s=14 + 1.5 * r.n, color=S1,
                   alpha=0.75, lw=0, zorder=3)
        below = c in ("5 Wood", "6 Iron")
        ax.text(r.med, r.lat_sd + (-1.6 if below else 1.1), SHORT[c],
                fontsize=6.8, color=INK2, ha="center",
                va="top" if below else "bottom")
    ax.set_xlabel("Median carry (m)")
    ax.set_ylabel("Offline SD (m)")
    ax.set_title("Offline spread against distance", fontsize=9.5, color=INK,
                 weight="bold", loc="left", pad=6)
    ax.set_xlim(70, 198)
    ax.set_ylim(0, 26)
    ax.legend(handles=[
        Line2D([], [], color=AXIS, lw=1.2,
               label=f"WLS fit: SD = {fit['b0']:.1f} + {fit['b1']:.3f}·carry  "
                     f"(R² = {fit['r2']:.2f})"),
        Line2D([], [], color=S2, lw=1.2,
               label=f"Through the origin: a {fit['cone']:.1f}° cone")],
        loc="upper left", handlelength=1.8, borderpad=0.2)

    ax2 = fig.add_axes([L + 0.505, y - 0.285, 0.375, 0.258])
    style(ax2)
    d = np.linspace(0, 200, 50)
    k = np.tan(np.radians(fit["cone"]))
    for m, alpha in ((1, 0.22), (2, 0.11)):
        ax2.add_patch(Polygon(np.vstack([np.column_stack([-m * k * d, d]),
                                         np.column_stack([m * k * d, d])[::-1]]),
                              fc=S1, alpha=alpha, ec="none", zorder=2))
    ax2.axvline(0, color=AXIS, lw=0.8, ls=(0, (4, 3)), zorder=1)
    for c in ("Sand Wedge", "9 Iron", "7 Iron", "Driver"):
        yv = t.loc[c].med
        ax2.scatter([0], [yv], s=15, color=INK, lw=0, zorder=4)
        ax2.text(2.5, yv,
                 f" {SHORT[c]} at {yv:.0f} m:  ±{2 * k * yv:.0f} m at 2σ",
                 fontsize=6.9, color=INK2, va="center")
    ax2.set_xlim(-45, 45)
    ax2.set_ylim(0, 200)
    ax2.set_xlabel("Offline (m)")
    ax2.set_ylabel("Carry (m)")
    ax2.set_title(f"The cone: {fit['cone']:.1f}° either side, at 1σ and 2σ",
                  fontsize=9.5, color=INK, weight="bold", loc="left", pad=6)

    y = heading(fig, L, y - 0.324, "The fit, and the two clubs that break it", 11)
    y = para(fig, L, y + 0.002,
             f"A weighted least-squares fit (weights n−1) explains {fit['r2'] * 100:.0f}% of the "
             f"variation in offline SD across the bag, with a slope of {fit['b1']:.3f} m of spread per metre "
             f"of carry (95% CI {fit['b1lo']:.3f} to {fit['b1hi']:.3f}, p = {fit['p']:.3f}). Forced through "
             f"the origin the slope becomes a single angle: {fit['cone']:.1f}°. That is the number to "
             "carry into course strategy, because it converts any yardage into a width.", size=7.8)

    cols = [C("CLUB", 0.0), C("MEDIAN CARRY", 0.185, "r"),
            C("OFFLINE SD", 0.285, "r"), C("PREDICTED BY THE FIT", 0.425, "r"),
            C("RESIDUAL", 0.495, "r"), C("2σ WIDTH ON THE GROUND", 0.645, "r"),
            C("READ AS", 0.675, "l")]
    rows = []
    for c in CLUB_ORDER:
        r = t.loc[c]
        pred = fit["b0"] + fit["b1"] * r.med
        res = r.lat_sd - pred
        if res < -2.5:
            v, col, mk = "tighter than the bag average", GOOD, "+"
        elif res > 2.5:
            v, col, mk = "looser than the bag average", CRITICAL, "x"
        else:
            v, col, mk = "on the line", INK2, "·"
        rows.append([(c, INK, "bold"), f"{r.med:.0f} m",
                     (f"{r.lat_sd:.1f} m", INK, "bold"), f"{pred:.1f} m",
                     (f"{res:+.1f}", col, "bold"), f"{4 * r.lat_sd:.0f} m",
                     (f"{mk}  {v}", col, "normal")])
    y = draw_table(fig, L, y - 0.008, cols, rows, size=7.4)

    y = heading(fig, L, y - 0.024,
                f"What a {fit['cone']:.1f}-degree cone costs on the course", 11)
    y = para(fig, L, y + 0.002,
             "At driver distance the cone is 33 m wide at one sigma and 66 m at two. A 40 m fairway is held "
             "about three-quarters of the time on the cone, and about two-thirds using the driver's own "
             "measured spread - even when nothing goes wrong. That is not a swing fault, it is the arithmetic "
             "of the club, and it is the case for hitting less club off a tight tee: the cone narrows in "
             "proportion, so trading driver for 5 wood buys back a third of the width at a cost of 26 m. The "
             "5 wood's own dispersion is unmeasured at n = 6, so test that before trusting it.", size=7.8)
    para(fig, L, y - 0.008,
         "The 7 iron sits 5 m below the line and the pitching wedge 4 m above it. The 7 iron's advantage is "
         "the one genuinely well-established dispersion result in this report (n = 31): whatever you are doing "
         "with that club is worth generalising. The pitching wedge's excess rests on 8 shots and should not "
         "be acted on yet.", size=7.8)

    footer(fig, 9, TOTAL,
           "Each point is one club, sized by n; weights are n−1, so the 7 and 8 irons carry the fit and "
           "the 5 wood barely moves it. The cone assumes zero mean offline - where a club is biased (page 8) "
           "the cone is centred on the bias, not on the target.")


def p10_variance(fig, D):
    y = header(fig, "Page 10", "Where the variance comes from",
               "Two decompositions. Left: how much of each club's carry spread is explained by ball speed "
               "alone, against ball speed plus launch angle and spin. Right: how much of it is the day, and "
               "how much is the swing. Both point the same way.")

    r2 = D["r2"]
    clubs = [c for c in CLUB_ORDER if c in r2]
    ax = fig.add_axes([L + 0.030, y - 0.275, 0.385, 0.232])
    style(ax, xgrid=True, ygrid=False)
    for i, c in enumerate(clubs):
        a, b = r2[c]
        ax.plot([a, b], [i, i], color=GRID, lw=1.4, zorder=2)
        ax.scatter([a], [i], s=32, color=S1, lw=0, zorder=3)
        ax.scatter([b], [i], s=32, color=S2, lw=0, zorder=3)
        ax.text(b + 0.025, i, f"{b:.2f}", fontsize=6.8, color=INK2, va="center")
    ax.set_yticks(range(len(clubs)))
    ax.set_yticklabels([SHORT[c] for c in clubs], fontsize=7.6, color=INK)
    ax.set_xlim(0, 1.16)
    ax.set_xlabel("R² of carry, within the club")
    ax.set_title("Speed is not the story", fontsize=9.5, color=INK,
                 weight="bold", loc="left", pad=17)
    ax.legend(handles=[
        Line2D([], [], color=S1, lw=0, marker="o", ms=5, label="Ball speed only"),
        Line2D([], [], color=S2, lw=0, marker="o", ms=5,
               label="+ launch angle + spin")],
        loc="lower left", bbox_to_anchor=(0, 1.005), ncol=2, handlelength=1.0,
        borderpad=0.1)

    vc = D["vc"]
    vclubs = [c for c in CLUB_ORDER if not np.isnan(vc[c][2])]
    ax2 = fig.add_axes([L + 0.505, y - 0.275, 0.375, 0.232])
    style(ax2)
    idx = np.arange(len(vclubs))
    within = np.array([vc[c][1] for c in vclubs])
    between = np.array([vc[c][0] for c in vclubs])
    ax2.bar(idx, within, width=0.60, color=S1, lw=0, zorder=3)
    ax2.bar(idx, between, width=0.60, bottom=within + 0.5, color=S2, lw=0, zorder=3)
    for i, c in enumerate(vclubs):
        ax2.text(i, within[i] + between[i] + 1.8, f"{vc[c][2] * 100:.0f}%",
                 fontsize=6.8, color=INK2, ha="center")
    ax2.set_xticks(idx)
    ax2.set_xticklabels([SHORT[c] for c in vclubs], fontsize=7.6, color=INK)
    ax2.set_ylabel("SD of carry (m)")
    ax2.set_ylim(0, 46)
    ax2.set_title("Shot-to-shot, not day-to-day", fontsize=9.5, color=INK,
                  weight="bold", loc="left", pad=17)
    ax2.text(0.99, 0.96, "the figure above each bar is the ICC", ha="right",
             va="top", transform=ax2.transAxes, fontsize=6.6, color=MUTED)
    ax2.legend(handles=[
        Line2D([], [], color=S1, lw=6, label="Within session - the swing"),
        Line2D([], [], color=S2, lw=6, label="Between sessions - the day")],
        loc="lower left", bbox_to_anchor=(0, 1.005), ncol=2, handlelength=1.0,
        borderpad=0.1)

    y = heading(fig, L, y - 0.318,
                "Clubhead speed explains almost none of your scoring-iron spread", 11)
    y = para(fig, L, y + 0.002,
             "For the 8 iron, ball speed alone accounts for R² = 0.29 of the carry variation; adding "
             "launch angle and spin takes it to 0.79. The 9 iron goes 0.43 → 0.89 and the gap wedge "
             "0.49 → 0.98. In plain terms: when your 8 iron comes up short it is usually not because you "
             "swung slower - it is because the ball came off at the wrong angle with the wrong spin. That is a "
             "strike-quality and low-point problem, and it responds to strike drills rather than speed work. "
             "The driver and 7 iron are the exceptions (0.66 and 0.94 from speed alone), where distance "
             "genuinely does track how hard you hit it.", size=7.8)

    y = heading(fig, L, y - 0.020, "Variance components by club", 11)
    cols = [C("CLUB", 0.0), C("SESSIONS", 0.145, "r"),
            C("SD WITHIN SESSION", 0.29, "r"), C("SD BETWEEN SESSIONS", 0.435, "r"),
            C("ICC", 0.49, "r"), C("TOTAL SD", 0.575, "r"),
            C("INTERPRETATION", 0.605, "l", 0.27)]
    rows = []
    for c in CLUB_ORDER:
        sb, sw, icc, ns = vc[c]
        if np.isnan(icc):
            rows.append([(c, INK, "bold"), f"{ns}", f"{sw:.1f} m", "—",
                         "—", f"{sw:.1f} m",
                         ("·  one session - no day effect estimable",
                          MUTED, "normal")])
            continue
        if icc < 0.05:
            v, col, mk = "the day barely matters; range = course", GOOD, "+"
        elif icc < 0.20:
            v, col, mk = "mild day effect", WARNING, "!"
        else:
            v, col, mk = "drifts between days - average sessions", CRITICAL, "x"
        rows.append([(c, INK, "bold"), f"{ns}", f"{sw:.1f} m", f"{sb:.1f} m",
                     (f"{icc:.3f}", col, "bold"), f"{np.hypot(sw, sb):.1f} m",
                     (f"{mk}  {v}", col, "normal")])
    y = draw_table(fig, L, y, cols, rows, size=7.4)

    y = heading(fig, L, y - 0.024,
                "The 5 iron and 7 iron are the ones that drift", 11)
    y = para(fig, L, y + 0.002,
             "ICC = 0.19 for the 5 iron and 0.28 for the 7 iron, against under 0.05 for everything else. The "
             "5 iron's two sessions sat 39 m apart in median carry - 109 m on 11 April, 148 m on 16 April. "
             "That is not a club with a wide distribution, it is a club you have not settled on a method with. "
             "Averaging those two sessions produces a yardage that was never hit on either day, which is "
             "exactly the failure mode a variance-components model exists to catch.", size=7.8)
    para(fig, L, y - 0.008,
         "The counterpart is the good news: for five of seven repeated clubs, less than 5% of the carry "
         "variance is between-session. Your range numbers are not a range artefact - they will hold on the "
         "course, and the independent on-course data on page 12 confirms it.", size=7.8)

    footer(fig, 10, TOTAL,
           "Random-intercept models fitted by REML on session. With only two or three sessions per club the "
           "between-session variance is itself poorly identified, so these ICCs should be read as ranks "
           "rather than point estimates. Clubs hit in a single session are listed but not modelled.")


def p11_wedge(fig, D):
    lw = D["lw"]
    y = header(fig, "Page 11", "Distance control: the lob wedge blocks",
               "Both lob-wedge blocks were hit to a nominated carry - 30 m and 50 m - which makes them the "
               "only part of this data set with a known target. That converts dispersion into something a "
               "distribution alone cannot give you: accuracy, separable from precision.")

    for i, (key, tgt, col) in enumerate((("30", 30, S1), ("50", 50, S2))):
        ax = fig.add_axes([L + 0.030 + i * 0.455, y - 0.240, 0.375, 0.212])
        style(ax)
        x = lw[f"x{key}"]
        ax.hist(x, bins=np.arange(np.floor(x.min()) - 1, np.ceil(x.max()) + 3, 2.5),
                color=col, alpha=0.55, lw=0, zorder=3)
        ax.yaxis.set_major_locator(MaxNLocator(integer=True))
        top = ax.get_ylim()[1]
        ax.axvline(tgt, color=INK, lw=1.2, zorder=4)
        ax.axvline(x.mean(), color=col, lw=1.2, ls=(0, (4, 3)), zorder=4)
        ax.text(tgt + 0.5, top * 0.97, f"target {tgt} m", fontsize=7,
                color=INK, va="top", weight="bold")
        ax.text(x.mean() - 0.5, top * 0.80, f"mean {x.mean():.1f} m", fontsize=7,
                color=col, va="top", weight="bold", ha="right")
        ax.set_xlabel("Carry (m)")
        ax.set_ylabel("Shots")
        ax.set_title(f"{tgt} m block   n = {len(x)}", fontsize=9.5, color=INK,
                     weight="bold", loc="left", pad=6)

    y = heading(fig, L, y - 0.282,
                "Both blocks land short; neither is significant on its own", 11)
    cols = [C("BLOCK", 0.0), C("N", 0.085, "r"), C("TARGET", 0.165, "r"),
            C("MEAN CARRY", 0.265, "r"), C("BIAS", 0.335, "r"),
            C("BIAS %", 0.405, "r"), C("SD", 0.465, "r"), C("CV", 0.525, "r"),
            C("95% CI ON BIAS", 0.625, "r"), C("t TEST p", 0.690, "r"),
            C("VERDICT", 0.715, "l", 0.165)]
    rows = []
    for key, tgt in (("30", 30), ("50", 50)):
        x = lw[f"x{key}"]
        tt = stats.ttest_1samp(x, tgt)
        ci = tt.confidence_interval()
        bias = x.mean() - tgt
        sig = tt.pvalue < 0.05
        v, col, mk = (("short, significant", CRITICAL, "x") if sig and bias < 0
                      else ("long, significant", CRITICAL, "x") if sig
                      else ("short, not significant", WARNING, "!"))
        rows.append([(f"{tgt} m", INK, "bold"), f"{len(x)}", f"{tgt}.0 m",
                     (f"{x.mean():.1f} m", INK, "bold"),
                     (f"{bias:+.1f} m", col, "bold"), f"{100 * bias / tgt:+.1f}%",
                     f"{x.std(ddof=1):.2f} m",
                     (f"{100 * x.std(ddof=1) / x.mean():.1f}%", INK, "bold"),
                     f"{ci.low - tgt:+.1f} to {ci.high - tgt:+.1f}",
                     f"{tt.pvalue:.3f}", (f"{mk}  {v}", col, "bold")])
    y = draw_table(fig, L, y, cols, rows, size=7.5, ls=1.5)

    y = heading(fig, L, y - 0.024,
                "Precision improves with length; accuracy does not", 11)
    y = para(fig, L, y + 0.002,
             f"The 30 m block carries a CV of {lw['cv30']:.1f}% against {lw['cv50']:.1f}% at 50 m - roughly "
             f"double the relative scatter at the shorter target, from a smaller absolute SD "
             f"({lw['s30']:.2f} m against {lw['s50']:.2f} m). This is the standard finding for partial wedges "
             "and it has a mechanical cause: at 30 m you are further down the speed range, where a given error "
             "in clubhead speed or strike location is a larger fraction of the total energy. It is also why "
             "the shortest wedge shots are the hardest to control, and why a rehearsed clock system beats feel "
             "below about 40 m.", size=7.8)
    y = para(fig, L, y - 0.008,
             f"The bias is the more useful finding. Both blocks land short by nearly the same fraction - "
             f"{100 * lw['b30'] / 30:+.1f}% at 30 m and {100 * lw['b50'] / 50:+.1f}% at 50 m - so this is a "
             "proportional calibration error rather than a fixed offset. Neither is individually significant "
             "at these sample sizes, but a proportional error agreeing in sign across two independent targets "
             "is worth a note: your internal yardage for the lob wedge reads about 5-7% long. Recalibrating "
             "the number is free; correcting a swing that is not broken is not.", size=7.8)

    ax = fig.add_axes([L + 0.030, y - 0.208, 0.375, 0.170])
    style(ax)
    for key, tgt, col in (("30", 30, S1), ("50", 50, S2)):
        x = lw[f"x{key}"]
        ax.scatter(tgt + RNG.normal(0, 0.055, len(x)) * 22, x - tgt, s=17,
                   color=col, alpha=0.75, lw=0, zorder=3)
        ax.plot([tgt - 5, tgt + 5], [x.mean() - tgt] * 2, color=col, lw=1.6,
                zorder=4)
        ax.text(tgt, x.mean() - tgt + 0.55, f"{x.mean() - tgt:+.1f} m", fontsize=7,
                color=col, ha="center", weight="bold", va="bottom")
    ax.axhline(0, color=INK, lw=1.0, zorder=2)
    ax.set_xticks([30, 50])
    ax.set_xticklabels(["30 m target", "50 m target"], fontsize=7.6, color=INK)
    ax.set_xlim(20, 60)
    ax.set_ylabel("Carry error (m)")
    ax.set_title("Every shot's error against its own target", fontsize=9.5,
                 color=INK, weight="bold", loc="left", pad=6)

    yy = heading(fig, L + 0.475, y - 0.008, "What is missing", 11)
    yy = para(fig, L + 0.475, yy + 0.002,
              "The rest of the bag has no target attached, so only precision can be measured - never "
              "accuracy. A club can be beautifully repeatable and 8 m off the number written on your yardage "
              "card, and nothing in pages 3 to 9 would reveal it.", size=7.8, frac=0.405)
    yy = para(fig, L + 0.475, yy - 0.008,
              "The fix costs nothing: nominate a carry before each block and log it in the Note field, as "
              "these two blocks already do. Ten shots at a nominated number per club turns this report from a "
              "description of your dispersion into a calibration of your yardage card - which is the version "
              "that saves shots.", size=7.8, frac=0.405)
    para(fig, L + 0.475, yy - 0.008,
         "It also makes the wedge matrix possible: three clubs at three rehearsed lengths gives nine "
         "calibrated carries between 30 and 115 m, which would close the PW-to-GW hole found on page 7 "
         "without adding a club.", size=7.8, frac=0.405)

    footer(fig, 11, TOTAL,
           "Both blocks were hit on 14 April 2026 in a single session, so the within-block precision here "
           "excludes any day-to-day component and is a best case. One-sample t tests against the nominated "
           "target, n = 8 and n = 13.")


def p12_oncourse(fig, D):
    oc, t = D["oc"], D["t"]
    y = header(fig, "Page 12", "Does it hold up on the course?",
               f"An independent check from {D['n_course']} GPS-tracked strokes over {D['n_rounds']} rounds, May "
               "to August 2026. Course shots mix full swings with layups and chips, so each club's lengths "
               "are split by a two-component Gaussian mixture and only the upper component is compared.")

    pairs = [(a, b) for a, b in
             [("Driver", "Driver"), ("6 Iron", "6 Iron"), ("7 Iron", "7 Iron"),
              ("8 Iron", "8 Iron"), ("9 Iron", "9 Iron"),
              ("Pitching Wedge", "Pitching Wedge"), ("Sand Wedge", "Sand Wedge"),
              ("Gap Wedge", "52 Degree Wedge")] if b in oc.index]
    ax = fig.add_axes([0.165, y - 0.245, R - 0.165, 0.220])
    style(ax, xgrid=True, ygrid=False)
    for i, (rc, occ) in enumerate(pairs):
        rt, om = t.loc[rc].total, oc.loc[occ].mu_full
        ax.plot([rt, om], [i, i], color=GRID, lw=1.4, zorder=2)
        ax.scatter([rt], [i], s=36, color=S1, lw=0, zorder=3)
        ax.scatter([om], [i], s=36, color=S2, lw=0, zorder=3)
        dlt = om - rt
        col = GOOD if abs(dlt) < 6 else (WARNING if abs(dlt) < 13 else CRITICAL)
        ax.text(max(rt, om) + 4, i, f"{dlt:+.0f} m", fontsize=7.2, color=col,
                weight="bold", va="center")
    ax.set_yticks(range(len(pairs)))
    ax.set_yticklabels([p[0] for p in pairs], fontsize=8, color=INK)
    ax.set_xlabel("Total distance (m)")
    ax.set_xlim(80, 235)
    ax.set_ylim(-0.7, len(pairs) - 0.3)
    ax.legend(handles=[
        Line2D([], [], color=S1, lw=0, marker="o", ms=5,
               label="Range, median total - R10 flight model, April"),
        Line2D([], [], color=S2, lw=0, marker="o", ms=5,
               label="Course, full-swing mode - GPS, May to August")],
        loc="lower left", bbox_to_anchor=(0.0, 1.005), ncol=2, handlelength=1.0,
        borderpad=0.1)

    y = heading(fig, L, y - 0.286,
                "The irons play longer outside; the driver plays shorter", 11)
    cols = [C("CLUB", 0.0), C("RANGE TOTAL", 0.175, "r"),
            C("COURSE SHOTS", 0.275, "r"), C("FULL SWINGS", 0.393, "r"),
            C("FULL-SWING MODE", 0.490, "r"), C("SD", 0.545, "r"),
            C("PARTIAL MODE", 0.632, "r"), C("DELTA", 0.680, "r"),
            C("LIKELY CAUSE", 0.700, "l", 0.178)]
    rows = []
    for rc, occ in pairs:
        o, rt = oc.loc[occ], t.loc[rc].total
        dlt = o.mu_full - rt
        if rc == "Driver":
            cause, col = "a range block hides misses", CRITICAL
        elif abs(dlt) < 6:
            cause, col = "agrees inside noise", GOOD
        else:
            cause, col = "summer roll and warmer air", WARNING
        rows.append([(rc, INK, "bold"), f"{rt:.0f} m", f"{int(o.n)}",
                     f"{o.w_full * 100:.0f}%", (f"{o.mu_full:.0f} m", INK, "bold"),
                     f"{o.sd_full:.1f} m", f"{o.mu_part:.0f} m",
                     (f"{dlt:+.0f} m", col, "bold"), (cause, INK2, "normal")])
    y = draw_table(fig, L, y, cols, rows, size=7.4)

    y = heading(fig, L, y - 0.020, "Reading the disagreement", 11)
    y = para(fig, L, y + 0.002,
             "The mid-irons run 4 to 15 m longer on the course than the R10's total for the same club, and "
             "three causes pull the same way without the data being able to separate them: the rounds were "
             "played in May-August air (roughly 1.16 g/L against the range's 1.19-1.23, worth about +2%), "
             "summer fairways give more roll than range turf, and the GPS length is measured ball-to-ball on "
             "the ground, which credits every metre of bounce. The direction and rough size are what matter - "
             "add about 8 m to the range total for a mid-iron in summer, and nothing in winter.", size=7.8)
    y = para(fig, L, y - 0.008,
             "The driver is the honest one. It plays 17 m shorter on the course and its course SD (28.5 m) is "
             "half again its range SD (19.1 m). A range block is a best case - same lie, same ball, no "
             "consequence, no first tee. That gap is not measurement error; it is what happens when the shot "
             "counts, and it is the strongest argument in this report for planning off the p10 column on "
             "page 6 rather than the median.", size=7.8)

    y = heading(fig, L, y - 0.020, "Lie matters more than club", 11)
    cols2 = [C("CLUB AND LIE", 0.0), C("SHOTS", 0.165, "r"),
             C("MEDIAN DISTANCE", 0.295, "r"),
             C("INTERQUARTILE RANGE", 0.445, "r"), C("IQR WIDTH", 0.525, "r"),
             C("", 0.555, "l", 0.33)]
    rows2 = []
    for c in ("7 Iron", "8 Iron"):
        for lie in ("fairway", "tee", "rough"):
            g = D["oc_raw"][(D["oc_raw"].club == c) & (D["oc_raw"].lie == lie)]
            if len(g) < 8:
                continue
            q1, q3 = g.distance_m.quantile([0.25, 0.75])
            w = q3 - q1
            col = CRITICAL if w > 60 else (WARNING if w > 35 else GOOD)
            rows2.append([(f"{c} from the {lie}", INK, "bold"), f"{len(g)}",
                          (f"{g.distance_m.median():.0f} m", INK, "bold"),
                          f"{q1:.0f} - {q3:.0f} m", (f"{w:.0f} m", col, "bold"),
                          ("" if lie != "rough" else
                           ("←  the rough roughly doubles the spread", col,
                            "normal"))])
    draw_table(fig, L, y, cols2, rows2, size=7.4)

    footer(fig, 12, TOTAL,
           "Course distances are start-to-end GPS separations from Shot Scope - total including roll, and "
           "including every mishit. The mixture is fitted per club with two components and ten restarts; the "
           "reported mode is the longer component. The gap wedge is logged on the course as a 52-degree wedge.")


def p13_conclusions(fig, D):
    t, gaps = D["t"], D["gaps"]
    y = header(fig, "Page 13", "What to do about it",
               "Findings ranked by expected strokes saved, each with its statistical warrant and what "
               "would overturn it.")

    y = numbered(fig, L, y, [
        ("1", "Take the 5 iron out of the bag until it is refit", CRITICAL,
         f"It carries {abs(gaps.iloc[2].gap):.0f} m shorter than the 6 iron with three times the spread "
         f"(s = {t.loc['5 Iron'].sd:.1f} m) and wins {gaps.iloc[2].pi * 100:.0f}% of head-to-head pairs. Its "
         f"10th percentile is {t.loc['5 Iron'].p10:.0f} m - a club you cannot commit to. Warrant: n = 17 "
         f"across two sessions; the 95% CI on the gap ({gaps.iloc[2].lo:+.0f} to {gaps.iloc[2].hi:+.0f} m) "
         "does not establish the inversion, but it firmly excludes the 5 iron being usefully longer. "
         "Overturned by: 20 shots in a single settled session with a median above 150 m. Until then a 5 wood "
         "or a hybrid covers 150-160 m better."),
        ("2", "Fix the aim before the swing on the 7 and 9 irons", CRITICAL,
         "Mean offline +10.8 m (7i) and +8.9 m (9i), both p < 0.001, sitting on top of the smallest offline "
         "SD in the bag for the 7 iron. A biased-but-tight club is the cheapest fix in golf: the pattern is "
         "already repeatable, it is simply pointed wrong. Check alignment and face angle at address first - "
         "the club path data (mean +2.5° to +5.7° with the face open to it) says the ball is "
         "starting right rather than curving there. Warrant: n = 31 and n = 26, significant under both t and "
         "Wilcoxon, and present in both sessions for each club."),
        ("3", "Practise strike quality, not clubhead speed, in the scoring irons", SERIOUS,
         "Ball speed alone explains only 29% (8i), 43% (9i) and 49% (GW) of within-club carry variation; "
         "adding launch and spin takes those to 0.79, 0.89 and 0.98. Your short shots are launch-and-spin "
         "failures, which means low point and face contact. Warrant: OLS within club, n ≥ 13. This is "
         "also what produced the 8 iron's 63.9 m outlier and its −2.22 skew."),
        ("4", "Fill the 93-115 m hole, and stop deliberating between 8 and 9 iron", WARNING,
         "PW→GW is a 22 m step against a bag average of 11 m, sitting exactly in scoring range. Meanwhile "
         "8i→9i is 4.9 m with P(win) = 0.62 - two clubs doing one club's job. A 50° wedge, or a "
         "rehearsed three-quarter pitching wedge calibrated the way page 11's blocks were, closes the hole; "
         "defaulting to the 9 iron in the overlap removes a decision the data says is a coin flip."),
        ("5", "Recalibrate the lob wedge yardage down by about 6%", WARNING,
         f"Both nominated blocks landed short by nearly the same fraction "
         f"({100 * D['lw']['b30'] / 30:+.1f}% at 30 m, {100 * D['lw']['b50'] / 50:+.1f}% at 50 m). Neither is "
         "individually significant, but a proportional error agreeing in sign across two targets is worth a "
         "card change rather than a swing change. Warrant: weak - n = 8 and n = 13 in one session. Confirm "
         "with a second nominated block before acting."),
        ("6", "Plan off the 10th percentile, not the median", GOOD,
         "The driver plays 17 m shorter on the course than on the range and half again as wide (SD 28.5 m "
         "against 19.1 m). The median is what a club does in a range bay; the p10 column on page 6 is what it "
         "does when the shot counts. For any carry over trouble, that column is the number."),
    ], hsize=9.5, bsize=7.8, gap=0.013)

    rule(fig, y - 0.006)
    y = heading(fig, L, y - 0.026,
                "The measurement plan that would make the next report definitive", 11.5)
    y = para(fig, L, y + 0.002,
             "Half the conclusions above are limited by n, not by analysis. Five clubs have fewer than 18 "
             "strikes, and a spread estimated from eight shots is uncertain by a factor of three. Two changes "
             "to how the data is collected would remove that limit entirely:", size=7.9)
    y = para(fig, L, y - 0.008,
             "•  Two clubs per session, not ten.  Fifty strikes of one club across three sessions pins "
             "its dispersion to ±20% and separates the day effect from the swing. Ten clubs at ten balls "
             "each measures nothing about any of them. Five sessions on this rotation covers the bag.",
             size=7.9)
    y = para(fig, L, y - 0.006,
             "•  Nominate a carry and log it.  The lob-wedge blocks are the only shots here with a "
             "target, and they are the only shots that could be tested for accuracy rather than merely "
             "described for precision. One line in the Note field turns every block into a calibration.",
             size=7.9)
    para(fig, L, y - 0.008,
         "With those two changes the same script produces tolerance intervals narrow enough to build a "
         "yardage card on, ICCs that are point estimates rather than ranks, and a wedge matrix of nine "
         "calibrated carries. The analysis is not the binding constraint here - the sample is.", size=7.9)

    w, h, gp = 0.208, 0.082, 0.0227
    yt = 0.056
    nfail = int((t.sw_p < 0.05).sum())
    nbroken = int((gaps.pi < 0.70).sum())
    nmarg = int(((gaps.pi >= 0.70) & (gaps.pi < 0.80)).sum())
    tile(fig, L, yt, w, h, f"{int(t.n.sum())}", "full-swing strikes",
         "over 10 clubs, plus\n21 partial wedges", INK, 19)
    tile(fig, L + w + gp, yt, w, h, f"{nfail}", "club failing normality",
         "the 8 iron, on a single\nthinned strike", INK, 19)
    tile(fig, L + 2 * (w + gp), yt, w, h, f"{nbroken}", "rungs broken",
         f"plus {nmarg} more marginal,\nof nine steps", INK, 19)
    tile(fig, L + 3 * (w + gp), yt, w, h, "~50", "shots per club needed",
         "to state dispersion\nto within ±20%", INK, 19)

    footer(fig, 13, TOTAL,
           "Generated by distance_report.py from data.xlsx (sheet Michiel, 11-19 April 2026) and "
           "shotscope/golf_shots.csv (14 rounds, May-August 2026).")


# ================================================================= main ====
def build(player, out):
    raw, df, full, artefact = load(player)
    t = club_table(full)
    gaps = gap_table(full)

    lw = {}
    for key, tgt in (("30", 30), ("50", 50)):
        x = df.loc[df.intent == f"LW{key}", "Carry Distance [m]"].values
        lw.update({f"x{key}": x, f"n{key}": len(x), f"m{key}": x.mean(),
                   f"s{key}": x.std(ddof=1), f"b{key}": x.mean() - tgt,
                   f"cv{key}": 100 * x.std(ddof=1) / x.mean()})

    m = sm.WLS(t["lat_sd"], sm.add_constant(t["med"]), weights=t["n"] - 1).fit()
    m0 = sm.WLS(t["lat_sd"], t[["med"]], weights=t["n"] - 1).fit()
    scaling = dict(b0=float(m.params.iloc[0]), b1=float(m.params.iloc[1]),
                   r2=float(m.rsquared), p=float(m.pvalues.iloc[1]),
                   b1lo=float(m.conf_int().iloc[1, 0]),
                   b1hi=float(m.conf_int().iloc[1, 1]),
                   origin=float(m0.params.iloc[0]),
                   cone=float(np.degrees(np.arctan(m0.params.iloc[0]))))

    oc_raw, oc = oncourse()
    D = dict(player=player, raw=raw, df=df, full=full, artefact=artefact, t=t,
             gaps=gaps, lw=lw, scaling=scaling, cone=scaling["cone"],
             vc=variance_components(full), r2=strike_r2(full),
             oc=oc, oc_raw=oc_raw, n_used=len(df),
             n_course=len(oc_raw), n_rounds=oc_raw["round_date"].nunique(),
             sessions=sorted(df["session"].unique()),
             max_cs=float(raw.loc[raw["Club Speed [km/h]"] < 200,
                                  "Club Speed [km/h]"].max()))

    pages = [p01_cover, p02_method, p03_distributions, p04_shape, p05_uncertainty,
             p06_intervals, p07_gapping, p08_ellipses, p09_scaling, p10_variance,
             p11_wedge, p12_oncourse, p13_conclusions]
    with PdfPages(out) as pdf:
        for fn in pages:
            fig = plt.figure(figsize=A4)
            fn(fig, D)
            pdf.savefig(fig)
            plt.close(fig)
        meta = pdf.infodict()
        meta["Title"] = f"Carry distance, dispersion and gapping - {player}"
        meta["Author"] = player
        meta["Subject"] = "Garmin Approach R10 launch-monitor analysis, April 2026"
    print(f"wrote {out}  ({len(pages)} pages, {len(df)} shots, "
          f"{int(t.n.sum())} full swings)")
    return D


if __name__ == "__main__":
    ap = argparse.ArgumentParser()
    ap.add_argument("--player", default="Michiel")
    ap.add_argument("--out", default="distance_report.pdf")
    a = ap.parse_args()
    build(a.player, a.out)
